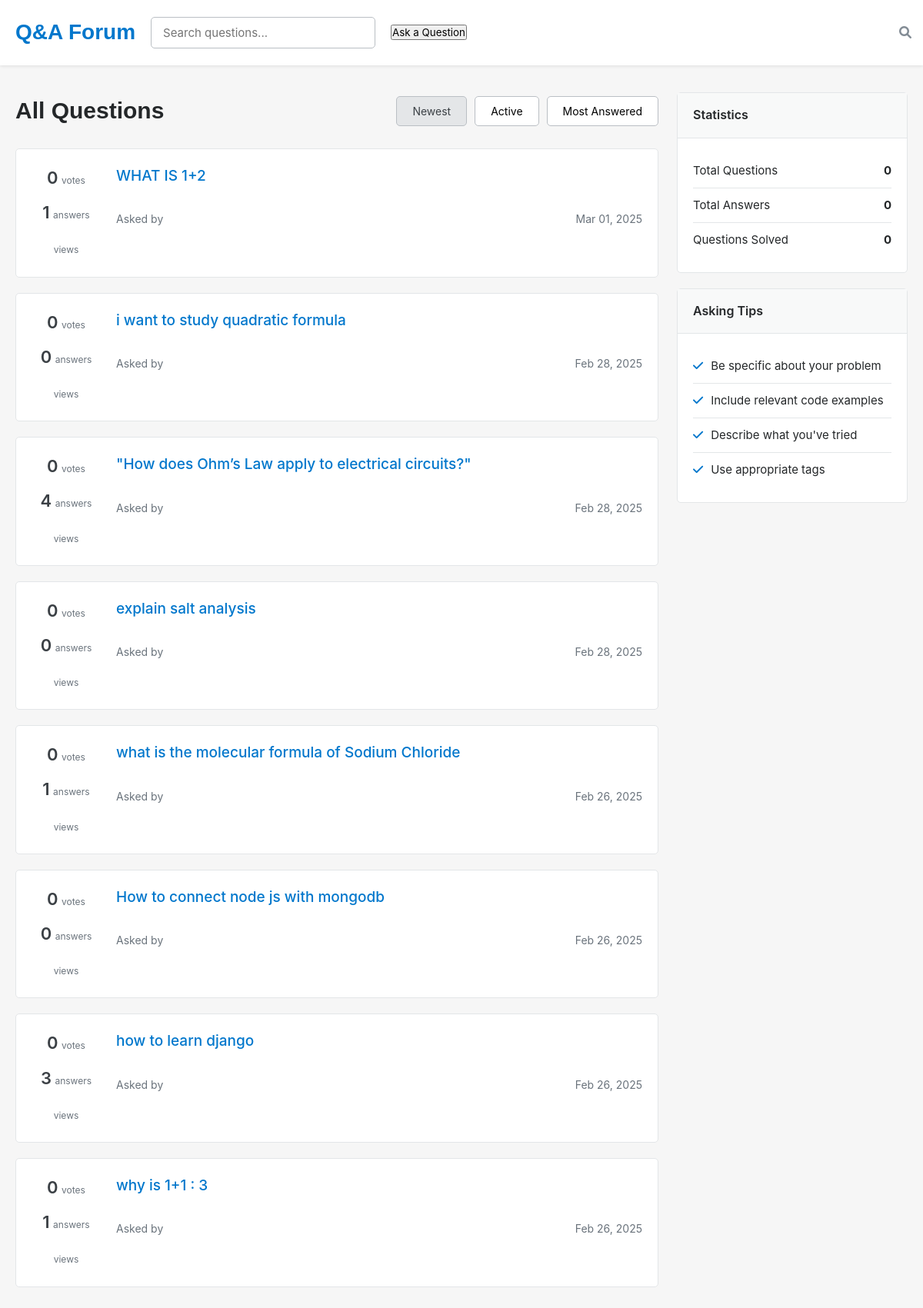
The page / on the database its author committed.
### myapp/models.py (models this page shows, shortened)
class Question(models.Model):
    title = models.CharField(max_length=255)
    content = models.TextField()
    author = models.ForeignKey(User, on_delete=models.CASCADE)
    created_at = models.DateTimeField(auto_now_add=True)
    has_accepted_answer = models.BooleanField(default=False)
    votes = models.ManyToManyField(User, through='QuestionVote', related_name='question_votes', blank=True)
    def total_votes(self):
        upvotes = Vote.objects.filter(question=self, value=1).count()
        downvotes = Vote.objects.filter(question=self, value=-1).count()
        return upvotes - downvotes
    def total_answers(self):
        return self.answers.count()

### myapp/views.py (the view)
# urls.py: path("", index, name="index"),
def index(request):
    sort_by = request.GET.get('sort', 'newest')
    if sort_by == 'most_answered':
        questions = Question.objects.annotate(answer_count=Count('answers')).order_by('-answer_count', '-created_at')
    elif sort_by == 'active':
        questions = Question.objects.annotate(last_answer=Max('answers__created_at')).order_by('-last_answer', '-created_at')
    else:
        questions = Question.objects.order_by('-created_at')
    context = {
        'questions': questions,
        'sort_by': sort_by,
        'total_questions': Question.objects.count(),
        'total_answers': Answer.objects.count(),
        'questions_solved': Question.objects.filter(has_accepted_answer=True).count(),
    }
    return render(request, "myapp/index.html", context)

### myapp/templates/myapp/index.html (shortened to what this page needs)
<!DOCTYPE html>
<html lang="en">
<head>
    <link href="https://cdnjs.cloudflare.com/ajax/libs/font-awesome/6.0.0/css/all.min.css" rel="stylesheet">
</head>
<body>
    <header class="header">
        <div class="header-content">
            <a href="#" class="logo">Q&A Forum</a>
            <div class="search-bar">
                <input type="text" placeholder="Search questions...">
                <i class="fas fa-search"></i>
            </div>
            <button onclick="location.href='{% url 'ask_question' %}'">Ask a Question</button>
        </div>
    </header>
    <div class="container">
        <main>
            <div class="questions-header">
                <h1 class="questions-title">All Questions</h1>
                <div class="sort-options">
                    <button class="sort-btn active">Newest</button>
                    <button class="sort-btn">Active</button>
                    <button class="sort-btn">Most Answered</button>
                </div>
            </div>
            {% if questions %}
                {% for question in questions %}
                <div class="question-card">
                    <div class="stats">
                        <div class="stat-item">
                            <span class="stat-number">{{ question.total_votes }}</span>
                            <span class="stat-label">votes</span>
                        </div>
                        <div class="stat-item">
                            <span class="stat-number">{{ question.total_answers }}</span>
                            <span class="stat-label">answers</span>
                        </div>
                        <div class="stat-item">
                            <span class="stat-label">views</span>
                        </div>
                    </div>
                    <div class="question-content">
                        <a href="{% url 'question_detail' question.id %}" class="question-title">{{ question.title }}</a>
                        <div class="question-meta">
                            <span>Asked by {{ question.user.username }}</span>
                            <span>{{ question.created_at|date:"M d, Y" }}</span>
                        </div>
                    </div>
                </div>
                {% endfor %}
            {% else %}
                <div class="no-questions" style="text-align: center; padding: 40px; color: #6a737c;">
                    No questions available yet. Be the first to ask!
                </div>
            {% endif %}
        </main>
        <aside class="sidebar">
            <div class="sidebar-card">
                <div class="sidebar-header">
                    Statistics
                </div>
                <div class="sidebar-content">
                    <ul class="stats-list">
                        <li class="stats-item">
                            <span>Total Questions</span>
                            <strong>0</strong>
                        </li>
                        <li class="stats-item">
                            <span>Total Answers</span>
                            <strong>0</strong>
                        </li>
                        <li class="stats-item">
                            <span>Questions Solved</span>
                            <strong>0</strong>
                        </li>
                    </ul>
                </div>
            </div>
            <div class="sidebar-card">
                <div class="sidebar-header">
                    Asking Tips
                </div>
                <div class="sidebar-content">
                    <ul class="tips-list">
                        <li class="tips-item">
                            <i class="fas fa-check"></i>
                            <span>Be specific about your problem</span>
                        </li>
                        <li class="tips-item">
                            <i class="fas fa-check"></i>
                            <span>Include relevant code examples</span>
                        </li>
                        <li class="tips-item">
                            <i class="fas fa-check"></i>
                            <span>Describe what you've tried</span>
                        </li>
                        <li class="tips-item">
                            <i class="fas fa-check"></i>
                            <span>Use appropriate tags</span>
                        </li>
                    </ul>
                </div>
            </div>
        </aside>
    </div>
</body>
</html>

### myapp/templates/myapp/index.html (style rules this page uses)
* { margin: 0; padding: 0; box-sizing: border-box; font-family: 'Inter', -apple-system, BlinkMacSystemFont, 'Segoe UI', Roboto, Oxygen, Ubuntu, Cantarell, sans-serif; }
body { background-color: #f6f6f6; color: #242729; font-size: 16px; line-height: 1.6; }
.header { background: #ffffff; box-shadow: 0 1px 4px rgba(0,0,0,0.1); padding: 20px; position: fixed; width: 100%; top: 0; z-index: 100; }
.header-content { max-width: 1200px; margin: 0 auto; display: flex; align-items: center; gap: 20px; }
.logo { font-size: 28px; font-weight: 600; color: #0077cc; text-decoration: none; font-family: 'Poppins', sans-serif; }
.search-bar input { width: 100%; padding: 10px 35px 10px 15px; border: 1px solid #babfc4; border-radius: 5px; font-size: 15px; }
.search-bar i { position: absolute; right: 15px; top: 50%; transform: translateY(-50%); color: #838c95; }
.container { max-width: 1200px; margin: 100px auto 20px; padding: 20px; display: grid; grid-template-columns: 1fr 300px; gap: 24px; }
.questions-header { display: flex; justify-content: space-between; align-items: center; margin-bottom: 25px; }
.questions-title { font-size: 30px; font-weight: 600; color: #242729; font-family: 'Poppins', sans-serif; }
.sort-options { display: flex; gap: 10px; }
.sort-btn { padding: 10px 20px; border: 1px solid #babfc4; background: white; border-radius: 5px; font-size: 14px; cursor: pointer; }
.sort-btn.active { background: #e4e6e8; color: #3b4045; }
.question-card { background: white; border: 1px solid #e3e6e8; border-radius: 5px; padding: 20px; margin-bottom: 20px; display: flex; gap: 20px; }
.stats { display: flex; flex-direction: column; align-items: center; gap: 10px; min-width: 90px; }
.stat-item { text-align: center; }
.stat-number { font-size: 22px; color: #3b4045; font-weight: 600; }
.stat-label { font-size: 12px; color: #6a737c; }
.question-content { flex: 1; }
.question-title { font-size: 19px; color: #0077cc; text-decoration: none; margin-bottom: 10px; font-weight: 500; display: block; }
.question-meta { display: flex; justify-content: space-between; align-items: center; font-size: 14px; color: #6a737c; }
.sidebar { position: sticky; top: 100px; }
.sidebar-card { background: white; border: 1px solid #e3e6e8; border-radius: 5px; margin-bottom: 20px; font-size: 15px; }
.sidebar-header { background: #f8f9f9; padding: 16px 20px; font-size: 16px; font-weight: 600; border-bottom: 1px solid #e3e6e8; }
.sidebar-content { padding: 20px; }
.stats-list { list-style: none; }
.stats-item { display: flex; justify-content: space-between; padding: 10px 0; border-bottom: 1px solid #e3e6e8; }
.stats-item:last-child { border-bottom: none; }
.tips-list { list-style: none; }
.tips-item { padding: 10px 0; border-bottom: 1px solid #e3e6e8; display: flex; gap: 10px; }
.tips-item:last-child { border-bottom: none; }
.tips-item i { color: #0077cc; margin-top: 4px; }

### rows shown on the page
Question: total_votes "0", total_answers "1", title "WHAT IS 1+2", created_at "Mar 01, 2025"
Question: total_votes "0", total_answers "0", title "i want to study quadratic formula", created_at "Feb 28, 2025"
Question: total_votes "0", total_answers "4", title "\"How does Ohm’s Law apply to electrical circuits?\"", created_at "Feb 28, 2025"
Question: total_votes "0", total_answers "0", title "explain salt analysis", created_at "Feb 28, 2025"
Question: total_votes "0", total_answers "1", title "what is the molecular formula of Sodium Chloride", created_at "Feb 26, 2025"
Question: total_votes "0", total_answers "0", title "How to connect node js with mongodb", created_at "Feb 26, 2025"
Question: total_votes "0", total_answers "3", title "how to learn django", created_at "Feb 26, 2025"
Question: total_votes "0", total_answers "1", title "why is 1+1 : 3", created_at "Feb 26, 2025"
